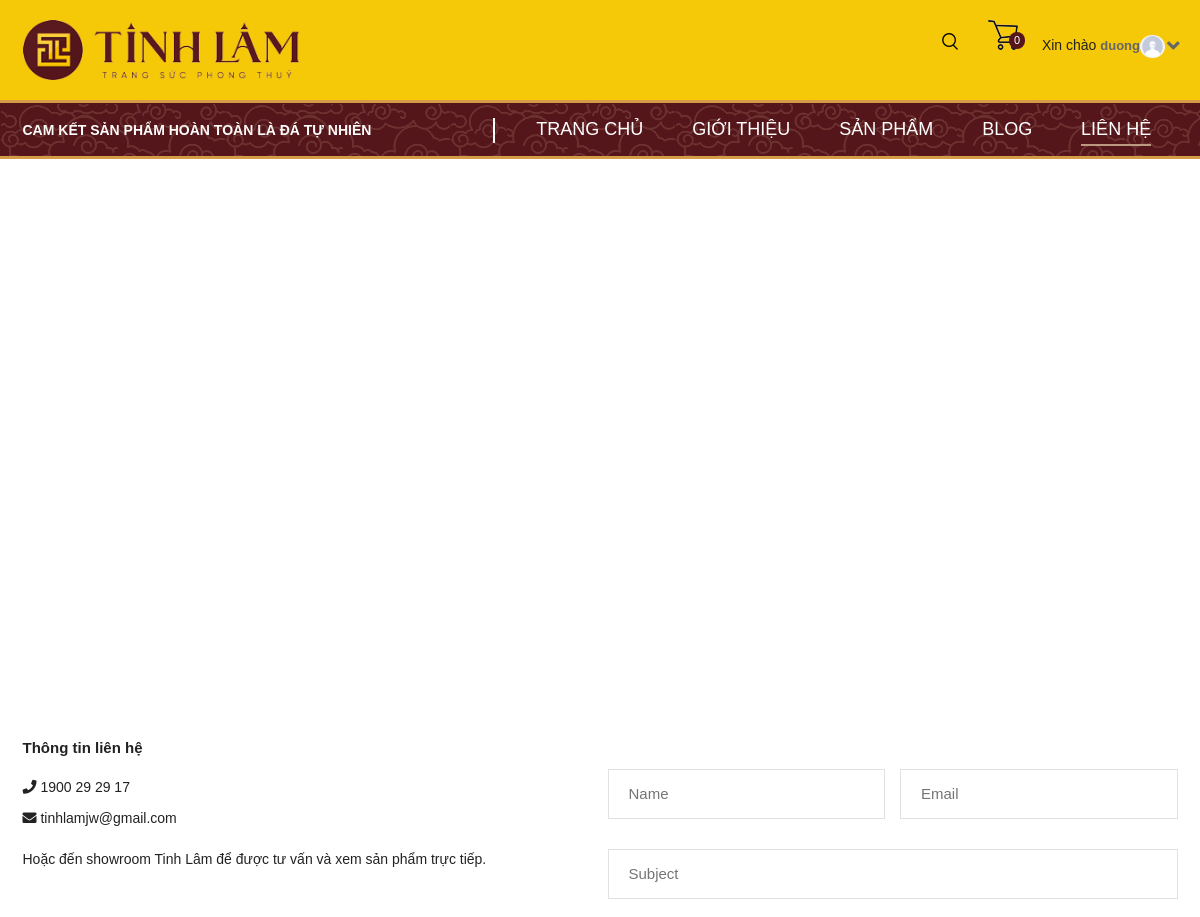
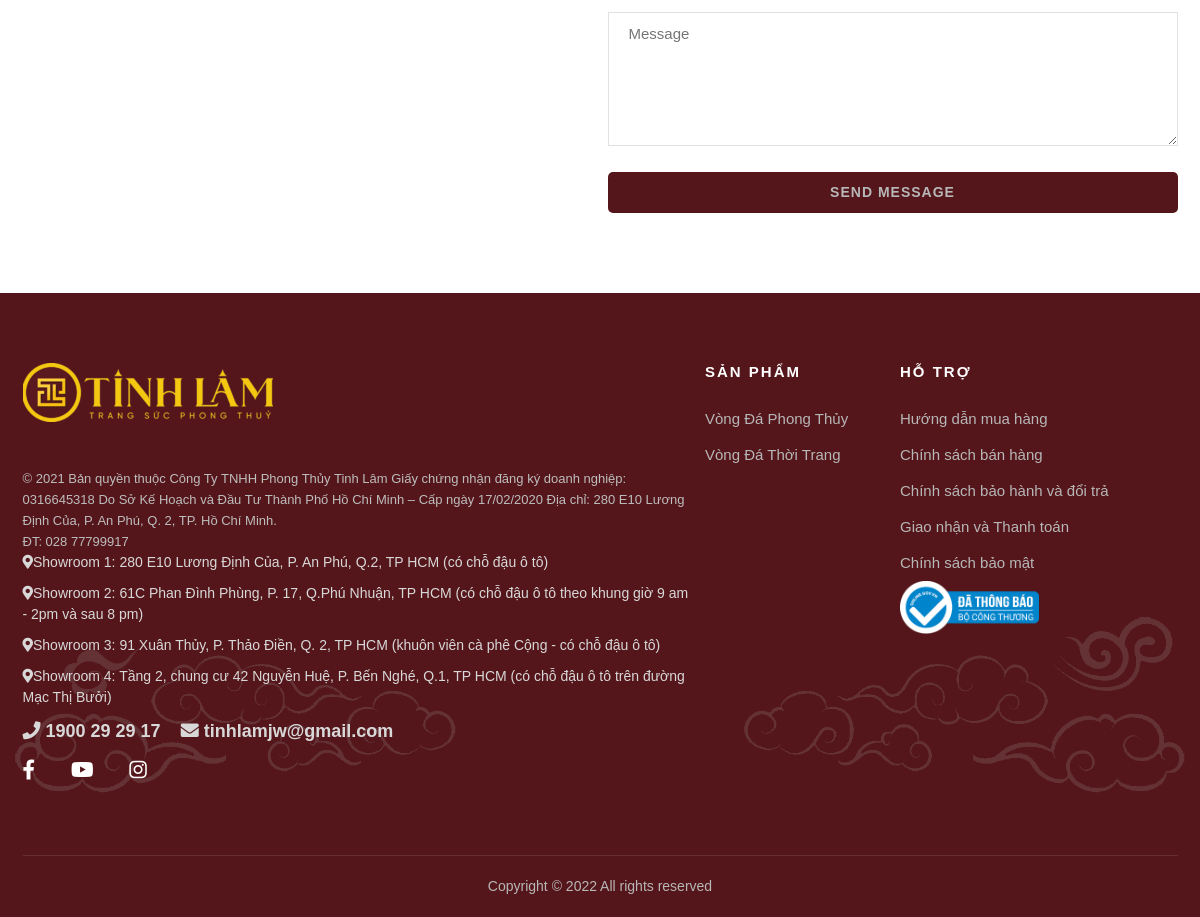
The app's page /user/contact.php (signed in) with its own data (2 pictures, top to bottom).
### tables this page shows
CREATE TABLE `contacts` (
  `id` int(11) NOT NULL,
  `email` varchar(255) NOT NULL,
  `phone` varchar(255) NOT NULL
);

CREATE TABLE `showrooms` (
  `address` varchar(255) NOT NULL
);

### user/contact.php (the view, shortened to what this page needs)
<!DOCTYPE html>
<html lang="vi">
  <head>
    <link
      href="https://cdn.jsdelivr.net/npm/bootstrap@5.0.0-beta3/dist/css/bootstrap.min.css"
      rel="stylesheet"
    />
    <link
      rel="stylesheet"
      href="https://cdnjs.cloudflare.com/ajax/libs/font-awesome/5.12.0/css/all.min.css"
    />
    <link rel="stylesheet" href="./CSS/owl.carousel.min.css" />
    <link rel="stylesheet" href="./CSS/owl.theme.default.css" />
    <link rel="stylesheet" href="./css/index.css" />
  </head>
  <body>
  <?php require_once "./component/navbar.php"; ?>
<div class="header">
  <div class="header__bottom">
		<div class="container">
			<div class="row">
				<div class="col-md-5 col-12">
					<div class="header__bottom__left slogan">
						<p>Cam kết sản phẩm hoàn toàn là đá tự nhiên</p>
					</div>
				</div>
				<div class="col-7 d-md-block d-none">
					<nav class="header__menu">
						<ul>
							<li>
								<a href="index.php">TRANG CHỦ</a>
							</li>
							<li>
								<a href="intro.php">GIỚI THIỆU</a>
							</li>
							<li>
								<a href="products.php">SẢN PHẨM</a>
							</li>
							<li>
								<a href="blog.php">BLOG</a>
							</li>
							<li  class="active">
								<a href="contact.php">LIÊN HỆ</a>
							</li>
						</ul>
					</nav>
				</div>
			</div>
		</div>
	</div>
</div>
    <div class="contact__map">
      <div class="map">
        <iframe
          src="https://www.google.com/maps/embed?pb=!1m18!1m12!1m3!1d3919.2801818763705!2d106.74409341526042!3d10.78983976189528!2m3!1f0!2f0!3f0!3m2!1i1024!2i768!4f13.1!3m3!1m2!1s0x317527ccd1b591f9%3A0xaa0cb6ee9cd3e7e9!2s17%20Production%20Company!5e0!3m2!1sen!2s!4v1600537495526!5m2!1sen!2s"
          allowfullscreen=""
          aria-hidden="false"
          tabindex="0"
        ></iframe>
      </div>
    </div>
    <div class="contact__info">
      <div class="container">
        <div class="row">
          <div class="col-md-6 col-12 contact__info__right">
            <h4>Thông tin liên hệ</h4>
            <?php
              require_once "../controller/database.php";
              $query = "SELECT * FROM contacts";
              $result = mysqli_query($conn, $query) or die('Error, query failed');
              while ($row = mysqli_fetch_assoc($result)) {
                echo "<p class='phone'><i class='fa fa-phone'></i> ".
                $row['phone']
                . "</p>
                <p class='email'><i class='fa fa-envelope'></i> " . $row['email'] ."</p>";
              }
            ?>
            <p class="directContact">Hoặc đến showroom Tinh Lâm để được tư vấn và xem sản phẩm trực tiếp.</p>
          </div>
          <div class="col-md-6 col-12 contact__info__left">
            <form class="row sendContactMessage" method="POST">
              <div class="col-lg-6 col-12">
                <input class="send_name" name="send_name" type="text" placeholder="Name">
              </div>
              <div class="col-lg-6 col-12">
                <input class="send_email" name="send_email" type="text" placeholder="Email">
              </div>
              <div class="col-12">
                <input class="send_subject" name="send_subject" type="text" placeholder="Subject">
              </div>
              <div class="col-12">
                <textarea class="col-12" id="contact__message" name="contact__message" cols="30" rows="5" placeholder="Message"></textarea>
              </div>
              <div class="col-12">
                <button type="submit" id="sendMessage" name="sendMessage">Send Message</button>
              </div>
            </form>
          </div>
        </div>
      </div>
    </div>
    <?php
    require_once "./component/footer.php";
  ?>
  </body>
</html>

### user/component/footer.php (shortened to what this page needs)
<div class="footer">
    <div class="container">
      <div class="row">
        <div class="col-lg-7 col-md-6 col-12">
          <div class="about-us">
            <div class="logo">
              <a href="index.html">
                <img src="./img/footer-logo.png" alt="logo">
              </a>
            </div>
            <span style="color: #bdbdbd; line-height: 14px; font-size: 13px;">©&nbsp;2021 Bản quyền thuộc Công Ty TNHH Phong Thủy Tinh Lâm
              Giấy chứng nhận đăng ký doanh nghiệp: 0316645318
              Do Sở Kế Hoạch và Đầu Tư Thành Phố Hồ Chí Minh – Cấp ngày 17/02/2020
              Địa chỉ: 280 E10 Lương Định Của, P. An Phú, Q. 2, TP. Hồ Chí Minh.<br>
              ĐT: 028 77799917<br>
            </span>
            <?php
              require_once "../controller/database.php";
              $query = "SELECT * FROM showrooms";
              $result = mysqli_query($conn, $query) or die('Error, query failed');
              $count =1;
              while ($row = mysqli_fetch_assoc($result)) {
                echo "<p><i class='fa fa-map-marker-alt'></i>Showroom ".$count.": ". $row['address'] . "</p>";
                $count++;
              }
              $query = "SELECT * FROM contacts";
              $result = mysqli_query($conn, $query) or die('Error, query failed');
              while ($row = mysqli_fetch_assoc($result)) {
                echo "<p class='contact'><i class='fa fa-phone'></i> ".
                $row['phone']
                . "<i class='fa fa-envelope'></i> " . $row['email'] ."</p>";
              }
            ?>
            <div class="social__redirect">
              <a target="_blank" class="facebook" href="#"><i
                class="fab fa-facebook-f"></i></a>
            <a target="_blank" class="youtube" href="#"><i
                class="fab fa-youtube"></i></a>
            <a target="_blank" class="instagram" href="#"><i
                class="fab fa-instagram"></i></a>
            </div>
          </div>
        </div>
        <div class="col-lg-2 col-md-3 col-sm-6">
          <div class="categories">
            <h6>Sản phẩm</h6>
            <ul>
              <li><a href="#">Vòng Đá Phong Thủy</a></li>
              <li><a href="#">Vòng Đá Thời Trang</a></li>
            </ul>
          </div>
        </div>
        <div class="col-lg-3 col-md-3 col-sm-6">
          <div class="categories">
            <h6>Hỗ trợ</h6>
            <ul>
              <li><a href="#">Hướng dẫn mua hàng</a></li>
              <li><a href="#">Chính sách bán hàng</a></li>
              <li><a href="#">Chính sách bảo hành và đổi trả</a></li>
              <li><a href="#">Giao nhận và Thanh toán</a></li>
              <li><a href="#">Chính sách bảo mật</a></li>
            </ul>
            <img src="./img/logoNoti.png" alt="" width = 50% height = 50%/>
          </div>
        </div>
      </div>
      <div class="footer__copyright__text">
        <p>Copyright © 2022
          All rights reserved
        </p>
      </div>
    </div>
  </div>

### records on screen
contacts: phone "1900 29 29 17", email "tinhlamjw@gmail.com"
showrooms: address "280 E10 Lương Định Của, P. An Phú, Q.2, TP HCM (có chỗ đậu ô tô)"
showrooms: address "61C Phan Đình Phùng, P. 17, Q.Phú Nhuận, TP HCM (có chỗ đậu ô tô theo khung giờ 9 am - 2pm và sau 8 pm)"
showrooms: address "91 Xuân Thủy, P. Thảo Điền, Q. 2, TP HCM (khuôn viên cà phê Cộng - có chỗ đậu ô tô)"
showrooms: address "Tầng 2, chung cư 42 Nguyễn Huệ, P. Bến Nghé, Q.1, TP HCM (có chỗ đậu ô tô trên đường Mạc Thị Bưởi)"

### other values on screen
$_SESSION["totalquantity"] "0"
$_SESSION['username'] "duong"
